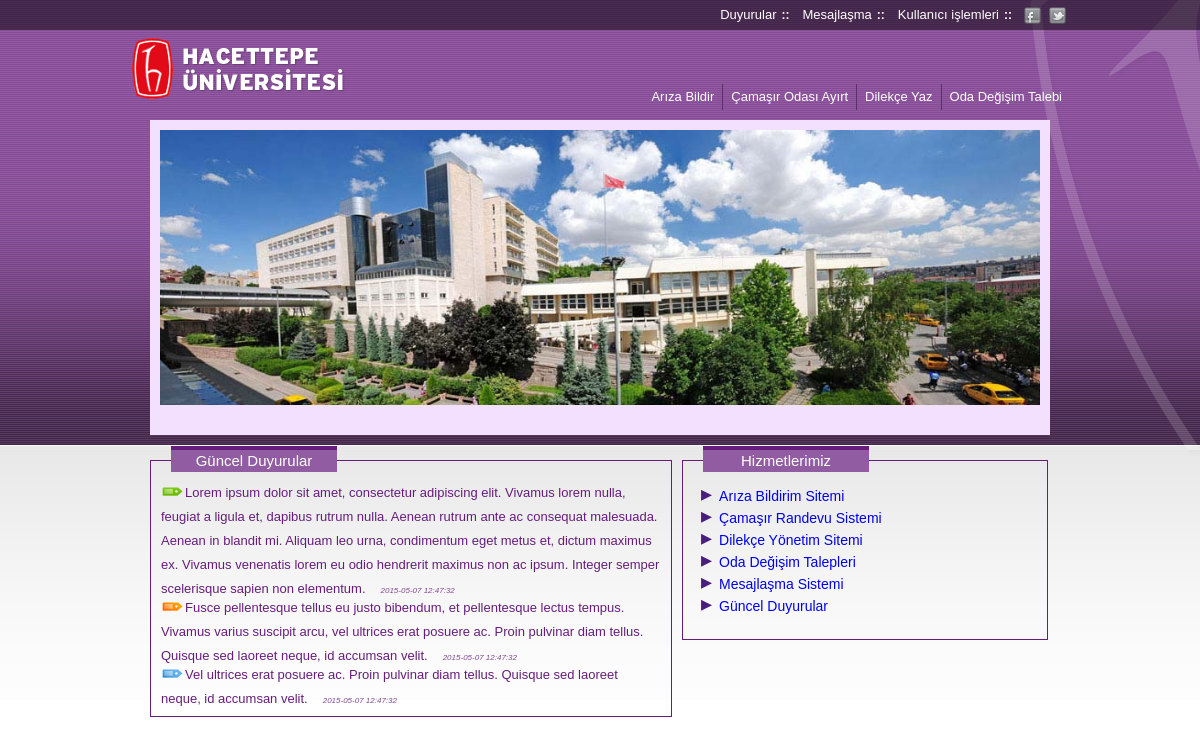
The page / on the database its author committed.
### tables this page shows
CREATE TABLE IF NOT EXISTS `duyurular` (
  `duyurumetni` varchar(600) NOT NULL,
  `duyurutarihi` timestamp NOT NULL,
  `duyuruoncelik` varchar(12) NOT NULL,
  `duyuruekleyen` int(8) NOT NULL,
  `sira` int(2) NOT NULL,
  `INCREMENT` int(100) NOT NULL AUTO_INCREMENT,
  PRIMARY KEY (`INCREMENT`)
);

### index.php (the view, shortened to what this page needs)
<?php include 'inc/head.php';?>
<body style="background: url(images/bg_big.png) repeat-x">
    <div class="Menu">
    <div class="hu_social">
        <a href="https://twitter.com"><div class="social twitter"></div></a>
        <a href="https://www.facebook.com/groups/792380500841287"><div class="social facebook"></div></a>
    </div>
    <ul class="menuUL">
        <li class="menuLI"><a class="bord">Kullanıcı işlemleri</a><span class="Boldweight">::</span>
        </li>
        <li class="menuLI"><a class="bord" href="mesajlasma.php">Mesajlaşma</a><span class="Boldweight">::</span></li>
        <li class="menuLI"><a class="bord" href="duyurular.php">Duyurular</a><span class="Boldweight">::</span></li>
    </ul>
</div>
<div class="banner">
    <a href="index.php"><div class="hupng"></div></a>
    <div class="bannerMenu">
        <ul class="banMenu">
            <li class="banmenuitem"><a class="menuLink kesMenu">Oda Değişim Talebi</a>
            </li>
            <li class="banmenuitem"><a class="menuLink" href="dilekceyaz.php">Dilekçe Yaz</a></li>
            <li class="banmenuitem"><a class="menuLink" href="camasirsiraal.php">Çamaşır Odası Ayırt</a></li>
            <li class="banmenuitem"><a class="menuLink" href="arizabildir.php">Arıza Bildir</a></li>
        </ul>
    </div>
</div>
<div class="slideshow">
    <div class="slides">
        <?php
            $sql = "SELECT * FROM slayt ORDER BY sira ASC";
            $query = mysql_query($sql);
            $count = mysql_num_rows($query);
            if($count > 0){
                while($resim =  mysql_fetch_assoc($query)) {
                    echo "<div class='slide'><a href='$resim[link]'><img src='$resim[resim]' alt='$resim[ekTarihi]' /></a></div>";
                }
            }else{
                echo "<div class='slide'><img src='slaytIMG/default.jpg' alt='Hacettepe Üniversitesi' /></div>";
            }
        ?>
    </div>
</div>
    <div class="indexExtra">
        <div class="duyurular">
            <div class="indexWRP">
            <?php
                $sql = "SELECT * FROM duyurular ORDER BY sira ASC, duyurutarihi ASC";
                $query = mysql_query($sql);
                $count = mysql_num_rows($query);
                if($count > 0){
                    while($row =  mysql_fetch_assoc($query)) {
                        echo "<span class='duyuru $row[duyuruoncelik]'>$row[duyurumetni]<span class='duyuruTarihi'>$row[duyurutarihi]</span></span>";
                    }
                }else{
                    echo '<h2 class="h2Tag">Henüz duyuru bulunmuyor.</h2>';
                }
            ?>
            </div>
        </div>
        <div class="hizmetler">
            <div class="indexWRP">
                <ul class="hizmetlerUL">
                    <li><a href="arizalar.php">Arıza Bildirim Sitemi</a></li>
                    <li><a href="camasirsiraal.php">Çamaşır Randevu Sistemi</a></li>
                    <li><a href="dilekceyaz.php">Dilekçe Yönetim Sitemi</a></li>
                    <li><a href="odadegisimtalebi.php">Oda Değişim Talepleri</a></li>
                    <li><a href="mesajlasma.php">Mesajlaşma Sistemi</a></li>
                    <li><a href="duyurular.php">Güncel Duyurular</a></li>
                </ul>
            </div>
        </div>
    </div>
</body>
</html>

### css/style.css (style rules this page uses)
html { font-family: Arial, Helvetica, sans-serif; }
body { position: relative; background: url(../images/bg_grad.png) repeat-x; margin: 0; padding: 0; font-family: Arial, Helvetica, sans-serif; -webkit-touch-callout: none; -webkit-user-select: none; -khtml-user-select: none; -moz-user-select: none; -ms-user-select: none; user-select: none; }
.banner { position: relative; background-color: transparent; width: 940px; height: 80px; margin: 0 auto; padding: 0; top: 30px; }
.banner .hupng { position: relative; background: url(../images/hu_.png) no-repeat left center; width: 230px; height: 80px; float: left; }
span.duyuru { position: relative; display: inline-block; *display:inline; *zoom:1; width: 100%; line-height: 24px; font-family: Arial, Helvetica, sans-serif; color: #661d7c; font-size: 16px; height: 24px; }
span.duyuru:before { position: relative; content:""; width: 24px; height: 24px; display: inline-block; *display: inline; *zoom: 1; background: url(../images/icons/tag_red.png) no-repeat; vertical-align: top; }
span.duyuru.normal:before { background: url(../images/icons/tag_blue.png) no-repeat; }
span.duyuru.bilgi:before { background: url(../images/icons/tag_green.png) no-repeat; }
span.duyuru.soru:before { background: url(../images/icons/tag_orange.png) no-repeat; }
span.duyuru span.duyuruTarihi { position: relative; font-size: 8px; margin-left: 15px; font-style: italic; color: #864A97; }
.indexExtra { position: relative; background-color: #dfdfdf; width: 900px; max-height: 300px; margin: 0 auto; padding: 0px; margin-top: 25px; }
.indexExtra .duyurular { padding-top: 20px !important; }
.indexExtra .indexWRP { max-height: 260px; overflow: auto; }
.indexExtra .indexWRP span.duyuru { font-size: 13px; margin-bottom: 15px !important; }
.indexExtra .duyurular,.indexExtra .hizmetler { position: relative; width: 500px; border: #661d7c 1px solid; padding: 10px; font-size: 13px !important; float: left; margin-bottom: 10px; }
.indexExtra .hizmetler { margin-left: 10px; width: 344px; }
.indexExtra .duyurular:before, .indexExtra .hizmetler:before { content: "Güncel Duyurular"; position: absolute; background-color: #925CA2; color: #fff; left: 20px; width: 160px; font-size: 15px; text-align: center; padding: 3px; line-height: 16px; top: -15px; border-top: #661d7c 4px solid; }
.indexExtra .hizmetler:before { content: "Hizmetlerimiz"; }
.indexExtra .hizmetlerUL { list-style: none; padding: 0; }
.indexExtra .hizmetlerUL li { line-height: 20px; font-size: 14px; color: #4a1e7f; }
.indexExtra .hizmetlerUL li:before { position:relative; content: "\25B8"; margin-right: 7px; font-size: 22px; margin-left: 8px; line-height: 20px; }
.indexExtra .hizmetlerUL li a { text-decoration: none; }

### rows shown on the page
duyurular: duyurumetni "Lorem ipsum dolor sit amet, consectetur adipiscing elit. Vivamus lorem nulla, feugiat a ligula et, dapibus rutrum nulla. Aenean rutrum ante ac consequat malesuada. Aenean in blandit mi. Aliquam leo urna, condimentum eget metus et, dictum maximus ex. Vivamus venenatis lorem eu odio hendrerit maximus non ac ipsum. Integer semper scelerisque sapien non elementum.", duyurutarihi "2015-05-07 12:47:32"
duyurular: duyurumetni "Fusce pellentesque tellus eu justo bibendum, et pellentesque lectus tempus. Vivamus varius suscipit arcu, vel ultrices erat posuere ac. Proin pulvinar diam tellus. Quisque sed laoreet neque, id accumsan velit.", duyurutarihi "2015-05-07 12:47:32"
duyurular: duyurumetni "Vel ultrices erat posuere ac. Proin pulvinar diam tellus. Quisque sed laoreet neque, id accumsan velit.", duyurutarihi "2015-05-07 12:47:32"
